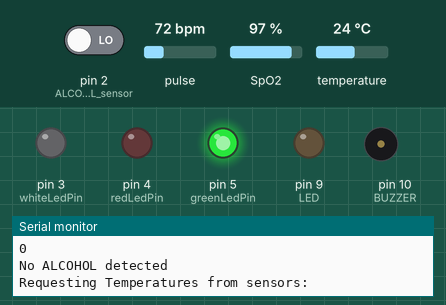
This sketch was run on a simulated Arduino Uno, built with avr-gcc and run on an emulated ATmega328P. Parts: output pins drawn as LEDs (lit = HIGH), buzzer (waves = sounding, pin HIGH), the last lines printed to the serial monitor. Inputs (shaded band) come from the test bench; at power-on: temperature 24 °C, pin 2 (ALCOHOL_sensor) LOW, pulse 72 bpm, SpO2 97 %.

Above: at 2.9 s.
3.0 s: temperature set to 15.8 °C
4.8 s: temperature set to 14.5 °C
At 7.2 s:
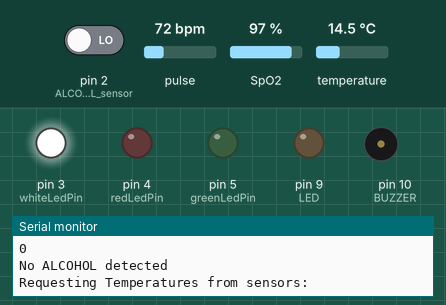
7.5 s: pin 2 (ALCOHOL_sensor) driven HIGH
At 8.9 s:
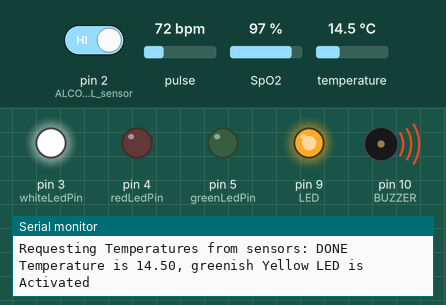
9.3 s: temperature set to 41 °C
At 10.5 s:
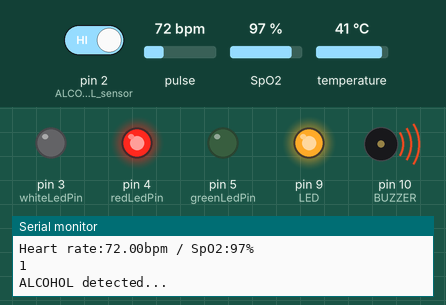
11.4 s: pin 2 (ALCOHOL_sensor) driven LOW
At 12.3 s:
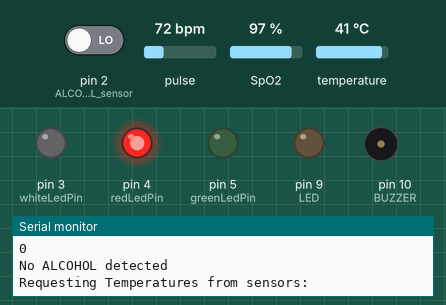
13.2 s: temperature set to 35.8 °C
15.0 s: temperature set to 34.4 °C
At 16.2 s:
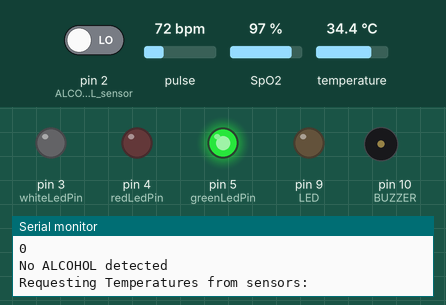
Timing chart, 0 to 17.8 s (numbered marks = the images above; inputs shaded):
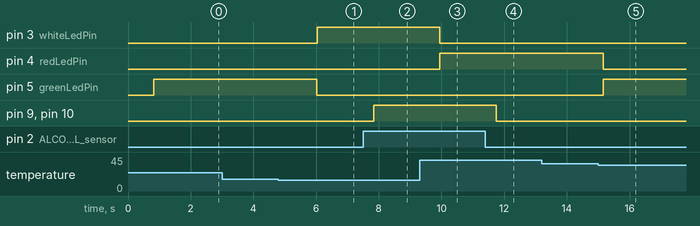

Measured:
- the behaviour switches between 15.1 and 15 °C on temperature (found by bisection; images 0 and 1)
- the behaviour switches between 35 and 34.9 °C on temperature (found by bisection; images 4 and 5)
- after the input at 4.8 s, pin 3 (whiteLedPin): LOW → HIGH after 1.2 s; pin 5 (greenLedPin): HIGH → LOW after 1.2 s
- after the input at 7.5 s, pin 9 (LED), pin 10 (BUZZER): LOW → HIGH after 0.34 s
- after the input at 9.3 s, pin 3 (whiteLedPin): HIGH → LOW after 0.64 s; pin 4 (redLedPin): LOW → HIGH after 0.64 s
- after the input at 11.4 s, pin 9 (LED), pin 10 (BUZZER): HIGH → LOW after 0.34 s
- after the input at 15.0 s, pin 4 (redLedPin): HIGH → LOW after 0.15 s; pin 5 (greenLedPin): LOW → HIGH after 0.15 s

The sketch:

driver_restlessness_system_SOURCE_CODE__1_.ino
```cpp
#include <DallasTemperature.h>

#include <OneWire.h>

   int LED = 9;
       int BUZZER = 10;
      int ALCOHOL_sensor = 2;// MQ-6 SENSOR
      int ALCOHOL_detected;
      #include <Wire.h>
#include <MAX30100_PulseOximeter.h> //library initialization

#define REPORTING_PERIOD_MS     1000 //update frequency 1000ms

PulseOximeter pox;
uint32_t tsLastReport = 0;
int greenLedPin = 5;
int whiteLedPin = 3;
int redLedPin = 4;

int temp_sensor = 1;

float temperature = 0;
int lowerLimit = 15;
int higherLimit = 35;
OneWire oneWirePin(temp_sensor);
DallasTemperature sensors(&oneWirePin);
       void onBeatDetected()
{
    Serial.println("Beat!");
}
      void setup()
       {
         Serial.begin(9600);
         pinMode(LED, OUTPUT);
         pinMode(BUZZER, OUTPUT);
         pinMode(ALCOHOL_sensor, INPUT);


  //Setup the LEDS to act as outputs
  pinMode(redLedPin,OUTPUT);
  pinMode(greenLedPin,OUTPUT);
  pinMode(whiteLedPin,OUTPUT);

  sensors.begin();
  Serial.begin(11520);
    Serial.print("Initializing pulse oximeter..");

    // Initialize the PulseOximeter instance
    // Failures are generally due to an improper I2C wiring, missing power supply
    // or wrong target chip
    if (!pox.begin()) {
        Serial.println("FAILED");
        for(;;);
    } else {
        Serial.println("SUCCESS");
    }
     pox.setIRLedCurrent(MAX30100_LED_CURR_7_6MA);

    // Register a callback for the beat detection
    pox.setOnBeatDetectedCallback(onBeatDetected);
    Serial.begin(9600);
       }


       void loop()
       {
         ALCOHOL_detected = digitalRead(ALCOHOL_sensor);
          Serial.println(ALCOHOL_detected);
         if (ALCOHOL_detected == 1)
         {
           Serial.println("ALCOHOL detected...");
           digitalWrite(LED, HIGH);
           digitalWrite(BUZZER, HIGH);
         }
         else
         {
           Serial.println("No ALCOHOL detected ");
           digitalWrite(LED, LOW);
           digitalWrite(BUZZER, LOW);
         }
         // Make sure to call update as fast as possible

    Serial.print("Requesting Temperatures from sensors: ");
  sensors.requestTemperatures();
  Serial.println("DONE");

  temperature = sensors.getTempCByIndex(0);
  digitalWrite(redLedPin, LOW);
  digitalWrite(greenLedPin, LOW);
  digitalWrite(whiteLedPin, LOW);

  Serial.print("Temperature is ");
  Serial.print(temperature);
    if(temperature <= lowerLimit){
    Serial.println(", greenish Yellow LED is Activated");
    digitalWrite(whiteLedPin, HIGH); }
  else if(temperature > lowerLimit && temperature < higherLimit){
    Serial.println(", Green LED is Activated");
    digitalWrite(greenLedPin, HIGH);
  }
  else if(temperature >= higherLimit){
    Serial.println(", Red LED is Activated");
    digitalWrite(redLedPin, HIGH);
  }
  delay(500);
   pox.update();
    if (millis() - tsLastReport > REPORTING_PERIOD_MS) {
        Serial.print("Heart rate:");
        Serial.print(pox.getHeartRate());
        Serial.print("bpm / SpO2:");
        Serial.print(pox.getSpO2());
        Serial.println("%");

        tsLastReport = millis();
    }
}
```
